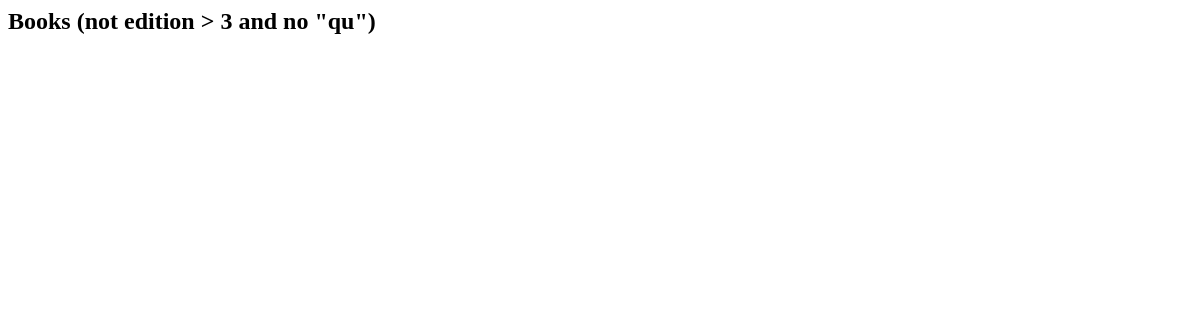
The app's page /books/lab8/task3, older data.
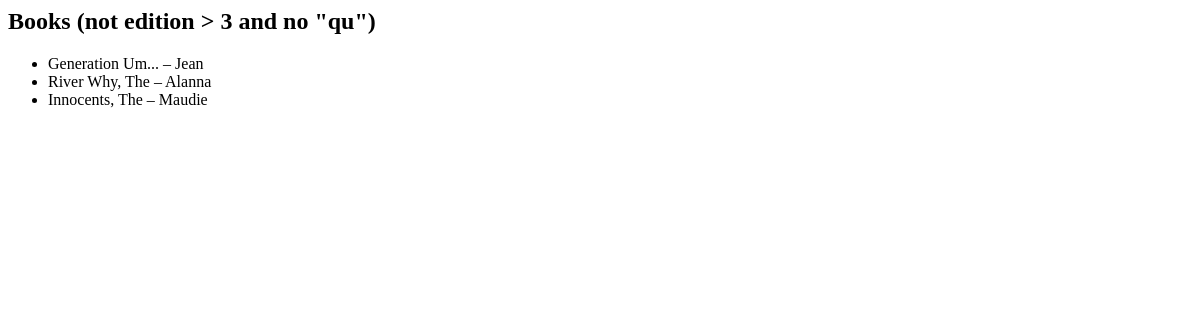
The same page, newer data.
### apps/bookmodule/models.py (models this page shows, shortened)
class Book(models.Model):
    title = models.CharField(max_length=50)
    author = models.CharField(max_length=50)
    price = models.FloatField(default=0.0)
    edition = models.SmallIntegerField(default=1)

### apps/bookmodule/views.py (the view)
# urls.py: path('lab8/task3', views.task3, name='task3'),
def task3(request):
    books = Book.objects.filter(
        ~Q(edition__gt=3) &
        ~(Q(title__icontains='qu') | Q(author__icontains='qu'))
    )
    return render(request, 'bookmodule/lab8_task3.html', {'books': books})

### apps/templates/bookmodule/lab8_task3.html
<h2>Books (not edition > 3 and no "qu")</h2>
<ul>
{% for b in books %}
  <li>{{ b.title }} – {{ b.author }}</li>
{% endfor %}
</ul>

Row changes from the older to the newer data that the page shows:
added Book: title "Generation Um...", author "Jean"
added Book: title "River Why, The", author "Alanna"
added Book: title "Innocents, The", author "Maudie"
